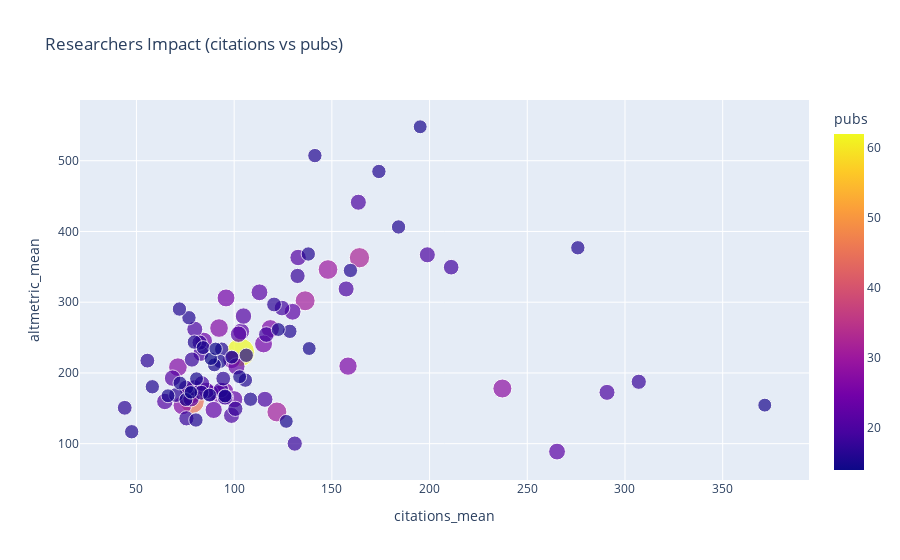

The notebook cell saved with this chart:
### Code cell
px.scatter(top100, 
           x="citations_mean", y="altmetric_mean", 
           hover_name="full_name", 
           hover_data=['pubs', 'citations_mean', 'altmetric_mean'], 
           color="pubs",
           size="pubs",
           title="Researchers Impact (citations vs pubs)")

### Figure 1 — Plotly figure (JSON) as saved in the notebook; plotly's stock layout.template omitted (floating-point values rounded to 4 significant figures; data arrays with more than 128 entries replaced by an {"elided": "..."} marker saying what was removed)
{"data": [{"customdata": {"elided": "100x3 float values"}, "hovertemplate": "<b>%{hovertext}</b><br><br>citations_mean=%{customdata[1]}<br>altmetric_mean=%{customdata[2]}<br>pubs=%{marker.color}<extra></extra>", "hovertext": ["Kari Stefansson", "Unnur Thorsteinsdottir", "Gudmar Thorleifsson", "Andres Metspalu", "Caroline Hayward", "Gonçalo R Abecasis", "Tõnu Esko", "Benjamin M. Neale", "Claudia Langenberg", "Eleftheria Zeggini", "Daniel F Gudbjartsson", "Daniel I Chasman", "Lude Franke", "Terho Lehtimäki", "Eric Boerwinkle", "Jerome I. Rotter", "Nicholas J. Wareham", "Vilmundur Gudnason", "Douglas F Easton", "Mark I. McCarthy", "Ruth J. F. Loos", "Sekar Kathiresan", "André G. Uitterlinden", "Alkes L Price", "Reedik Mägi", "Olli T. Raitakari", "John Danesh", "Paul M. Ridker", "Adam S. Butterworth", "Kent D. Taylor", "Anubha Mahajan", "Jaspal S. Kooner", "Tamara B. Harris", "Marjo-Riitta Jarvelin", "Bruce M. Psaty", "Cornelia M van Duijn", "Peter M Visscher", "Po-Ru Loh", "Erik Ingelsson", "Dorret I Boomsma", "David A Hinds", "Ozren Polasek", "Markku Laakso", "George Dedoussis", "Cecilia M. Lindgren", "Ian J. Deary", "Veikko Salomaa", "Patrick Sulem", "John R B Perry", "Hilary K. Finucane", "Yoichiro Kamatani", "Tune H. Pers", "Igor Rudan", "Martina Müller-Nurasyid", "Robert A Scott", "Michiaki Kubo", "Sandosh Padmanabhan", "Nilesh J Samani", "Gisli Masson", "Veronique Vitart", "Jian’an Luan", "Karen L. Mohlke", "Paolo Gasparini", "Danish Saleheen", "Jian Yang", "Joe Dennis", "Albert V Smith", "Patrik K E Magnusson", "Oscar H. Franco", "Lili Milani", "Annette Peters", "Leo-Pekka Lyytikäinen", "Grant W Montgomery", "Alison M Dunning", "Albert Hofman", "John C. Chambers", "Mika Kähönen", "Sarah E. Medland", "Ingileif Jonsdottir", "Dennis O. Mook-Kanamori", "Augustine Kong", "Paul Elliott", "Lenore J. Launer", "Andrew P. Morris", "Fernando Rivadeneira", "Joshua C. Bis", "Konstantin Strauch", "Mark J Daly", "Børge G. Nordestgaard", "Stella Trompet", "Christian Gieger", "Evangelos Evangelou", "Yukinori Okada", "Danielle Posthuma", "Praveen Surendran", "Vilmantas Giedraitis", "Stephen J Chanock", "Philippe Amouyel", "Patricia B. Munroe", "Patrick T. Ellinor"], "legendgroup": "", "marker": {"color": [62, 45, 33, 32, 31, 31, 30, 28, 27, 27, 27, 26, 26, 25, 25, 25, 25, 25, 24, 23, 23, 23, 22, 22, 22, 22, 22, 21, 21, 21, 21, 21, 21, 21, 21, 21, 20, 20, 20, 20, 20, 20, 20, 20, 19, 19, 19, 19, 19, 18, 18, 18, 18, 18, 18, 18, 18, 18, 17, 17, 17, 17, 17, 17, 16, 16, 16, 16, 16, 16, 16, 16, 16, 16, 16, 16, 16, 16, 16, 16, 16, 15, 15, 15, 15, 15, 15, 15, 15, 15, 15, 15, 15, 15, 15, 15, 15, 14, 14, 14], "coloraxis": "coloraxis", "size": [62, 45, 33, 32, 31, 31, 30, 28, 27, 27, 27, 26, 26, 25, 25, 25, 25, 25, 24, 23, 23, 23, 22, 22, 22, 22, 22, 21, 21, 21, 21, 21, 21, 21, 21, 21, 20, 20, 20, 20, 20, 20, 20, 20, 19, 19, 19, 19, 19, 18, 18, 18, 18, 18, 18, 18, 18, 18, 17, 17, 17, 17, 17, 17, 16, 16, 16, 16, 16, 16, 16, 16, 16, 16, 16, 16, 16, 16, 16, 16, 16, 15, 15, 15, 15, 15, 15, 15, 15, 15, 15, 15, 15, 15, 15, 15, 15, 14, 14, 14], "sizemode": "area", "sizeref": 0.155, "symbol": "circle"}, "mode": "markers", "name": "", "showlegend": false, "type": "scatter", "x": [103.3, 78.58, 77.88, 164.1, 136.3, 121.9, 148.0, 237.2, 92.26, 71.22, 73.48, 118.5, 158.3, 115.0, 95.2, 92.12, 95.84, 98.68, 84.42, 100.0, 89.52, 101.2, 113.0, 265.2, 129.9, 103.6, 87.86, 104.8, 64.52, 77.95, 79.67, 85.86, 68.48, 102.2, 95.48, 132.7, 198.8, 290.8, 115.8, 157.3, 163.6, 83, 98.65, 79.85, 93.21, 124.5, 116.5, 83.47, 211.1, 307.1, 75.56, 132.4, 82.33, 95.33, 78.39, 131, 75.39, 100.6, 70.24, 55.59, 120.4, 83.24, 44, 94.41, 275.9, 76.88, 128.5, 159.5, 80.44, 174.1, 108.4, 58.12, 184.1, 79.62, 137.9, 105.8, 106.2, 141.3, 47.56, 72, 93.62, 66.13, 122.6, 95.33, 84.13, 102.8, 92.8, 371.5, 89.87, 87.4, 138.4, 75.33, 126.7, 195.2, 80.73, 72.27, 98.8, 88.07, 77.86, 90.5], "xaxis": "x", "y": [229.2, 159.7, 170.5, 362.9, 302, 144.8, 346.2, 178.0, 263.4, 208.2, 154.0, 262.5, 209.7, 241.0, 174.0, 170, 306.0, 218.8, 245.2, 162.8, 147.7, 209.2, 314, 88.82, 286.5, 258.5, 171.4, 280.4, 159.7, 163.6, 178.8, 175.2, 192.7, 254.8, 165.5, 363.2, 367, 172.6, 162.8, 318.8, 441.4, 227.7, 139.9, 261.8, 175.8, 291.7, 254.3, 185, 349.5, 187.5, 135.8, 337.1, 242.9, 165.6, 218.9, 100.1, 179.1, 149.3, 168.8, 217.4, 296.8, 172.1, 150.7, 192, 376.9, 278.1, 258.8, 344.9, 133.4, 484.8, 162.8, 180.4, 406.4, 243.6, 368.1, 189.8, 224.9, 507.2, 116.9, 290.3, 233.6, 167.7, 261.4, 167.5, 235.8, 194.7, 216.2, 154.5, 211.4, 168.7, 234.5, 162.3, 131.5, 548, 191.7, 185.7, 222.3, 220.1, 172.6, 234.1], "yaxis": "y"}], "layout": {"autosize": true, "coloraxis": {"colorbar": {"title": {"text": "pubs"}}, "colorscale": [[0, "#0d0887"], [0.1111, "#46039f"], [0.2222, "#7201a8"], [0.3333, "#9c179e"], [0.4444, "#bd3786"], [0.5556, "#d8576b"], [0.6667, "#ed7953"], [0.7778, "#fb9f3a"], [0.8889, "#fdca26"], [1, "#f0f921"]]}, "legend": {"itemsizing": "constant", "tracegroupgap": 0}, "title": {"text": "Researchers Impact (citations vs pubs)"}, "xaxis": {"anchor": "y", "autorange": true, "domain": [0, 1], "range": [21.92, 393.4], "title": {"text": "citations_mean"}, "type": "linear"}, "yaxis": {"anchor": "x", "autorange": true, "domain": [0, 1], "range": [42.21, 591.3], "title": {"text": "altmetric_mean"}, "type": "linear"}}}
